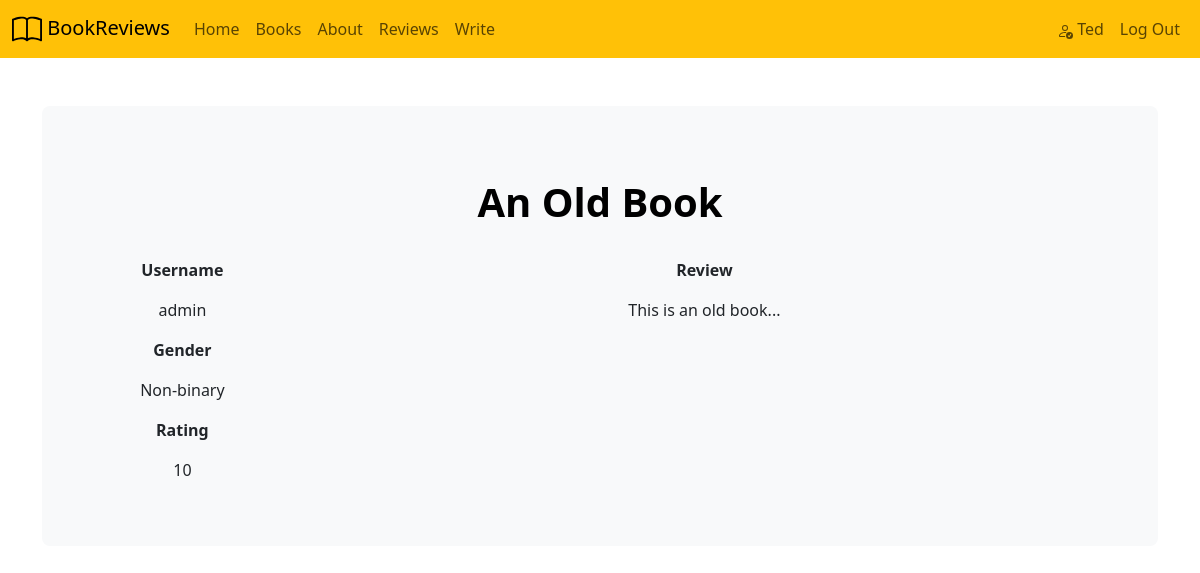
Page /reviews.php (signed in) on the committed database.
### tables this page shows
CREATE TABLE `user` (
  `id` int(11) NOT NULL,
  `name` varchar(128) NOT NULL,
  `email` varchar(255) NOT NULL,
  `gender` varchar(30) NOT NULL,
  `is_admin` tinyint(1) NOT NULL,
  `phone_number` int(10) NOT NULL,
  `street_address` varchar(255) NOT NULL,
  `wallet_balance` decimal(15,2) DEFAULT NULL,
  `can_borrow` tinyint(1) DEFAULT 1,
  `password_hash` varchar(255) NOT NULL
);

CREATE TABLE `reviews` (
  `review_id` int(11) NOT NULL,
  `r_book_id` int(11) NOT NULL,
  `r_user_id` int(11) NOT NULL,
  `rating` int(11) NOT NULL,
  `review_text` text NOT NULL,
  `created_at` datetime NOT NULL DEFAULT current_timestamp()
);

CREATE TABLE `books` (
  `book_id` int(11) NOT NULL,
  `title` varchar(255) NOT NULL,
  `isbn` varchar(255) NOT NULL,
  `publication_year` date NOT NULL,
  `b_genre_id` int(11) NOT NULL,
  `b_author_id` int(11) NOT NULL,
  `b_publisher_id` int(11) NOT NULL
);

### reviews.php (the view, shortened to what this page needs)
<?php
if (isset($_SESSION["user_id"])) {
    $mysqli = require __DIR__ ."/database.php";
    $sql = "SELECT * FROM user
            WHERE id = {$_SESSION["user_id"]}";
    $result = $mysqli->query($sql);
    $user = $result->fetch_assoc();
    $sqlreviews = "SELECT reviews.*, books.*, user.* FROM `reviews`
                    INNER JOIN books on reviews.r_book_id = books.book_id
                    INNER JOIN user on reviews.r_user_id = user.id";
    $all_reviews = $mysqli->query($sqlreviews);
}
?>
<!DOCTYPE html>
<html lang="en">
    <head>
        <link href="https://cdn.jsdelivr.net/npm/bootstrap@5.3.3/dist/css/bootstrap.min.css" rel="stylesheet">
    </head>
    <body>
        <nav class="navbar navbar-expand-lg bg-warning">
          <div class="container-fluid">
            <a class="navbar-brand" href="#">
                    BookReviews
            </a>
            <div class="collapse navbar-collapse" id="navbarScroll">
              <ul class="navbar-nav me-auto my-2 my-lg-0 navbar-nav-scroll" style="--bs-scroll-height: 100px;">
                <li class="nav-item">
                  <a class="nav-link" href="./home.php">Home</a>
                </li>
                <li class="nav-item">
                    <a class="nav-link" href="./books.php">Books</a>
                </li>
                <li class="nav-item">
                    <a class="nav-link" href="./about.php">About</a>
                </li>
                <li class="nav-item">
                  <a class="nav-link" href="./reviews.php">Reviews</a>
                </li>
                <?php if (isset($user)) : ?>
                <li class="nav-item">
                  <a class="nav-link" href="./write.php">Write</a>
                </li>
                <?php endif; ?>
              </ul>
              <ul class="navbar-nav my-2 my-lg-0 navbar-nav-scroll" style="--bs-scroll-height: 100px;">
                <?php if (isset($user)) : ?>
                    <li class="nav-item">
                        <a class="nav-link" href="./profile.php">
                             <?= htmlspecialchars($user["name"]) ?>
                        </a>
                    </li>
                    <li class="nav-item">
                        <a class="nav-link" href="./logout.php"> Log Out </a>
                    </li>
                <?php endif; ?>
              </ul>
            </div>
          </div>
        </nav>
        <div class="container my-5">
          <main>
            <div class="col">
              <?php while ($reviews = mysqli_fetch_array($all_reviews,MYSQLI_ASSOC)):;?>
              <div class="p-5 text-center bg-body-tertiary rounded-3">
                <div class="row">
                    <h1 class="fw-bold text-body-emphasis p-4"><?php echo $reviews["title"];?></h1>
                    <div class="col-sm-1" style="width:20%">
                      <p class="fw-bold">Username</p>
                      <p class="text-body"><?php echo $reviews["name"];?></p>
                      <p class="fw-bold">Gender</p>
                      <p class="text-body"><?php echo $reviews["gender"];?></p>
                      <p class="fw-bold">Rating</p>
                      <p class="text-body"><?php echo $reviews["rating"];?></p>
                    </div>
                    <div class="col">
                      <p class="fw-bold">Review</p>
                      <p class="text-body"><?php echo $reviews["review_text"];?></p>
                    </div>
                </div>
              </div>
              <?php endwhile; ?>
            </div>
          </main>
        </div>
    </body>
</html>

### rows in the picture
user: name "Ted"
reviews: r_book.title "An Old Book", r_user.name "admin", r_user.gender "Non-binary", rating "10", review_text "This is an old book..."
